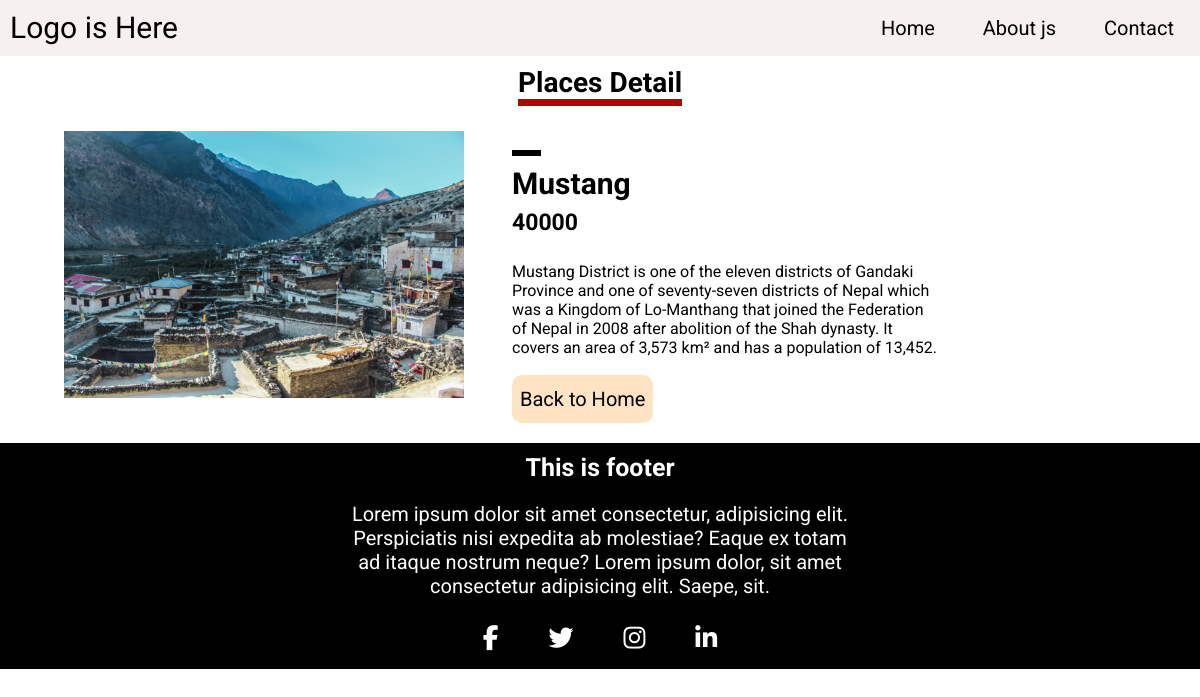
Screenshot of /home/3/ with the database file from the repository.
### travelapp/models.py (models this page shows, shortened)
class Places(models.Model):
    images = models.ImageField(upload_to="images/")
    name = models.CharField(max_length=30)
    detail = models.TextField()
    price = models.IntegerField()
    created = models.DateTimeField(auto_now_add=True)
    class Meta:
        verbose_name = "Place"
        verbose_name_plural = "Places"

### travelapp/views.py (the view)
# urls.py: path('home/<int:id>/', views.detail, name="detail"),
def detail(request, id):
    indvPlace = Places.objects.get(id=id)
    return render(request, 'travelapp/detail.html', {'indvPlace':indvPlace})

### travelapp/templates/travelapp/detail.html (shortened to what this page needs)
<!DOCTYPE html>
{% load static %}
<html lang="en">
<head>
    <link rel="stylesheet" href="{% static 'styles/style.css' %}">
</head>
<body>
    <header style="background-color: rgb(246, 240, 240);">
        <div class="logo">
            <a href="">Logo is Here</a>
        </div>
        <div class="nav" style="justify-content: center; align-items: center; padding: 6px 2px;" >
            <a href="{% url 'home' %}">Home</a>
            <a href="{% url 'aboutjs' %}"> About js</a>
            <a href="">Contact</a>
        </div>
    </header>
 <section  class="product-detail">
    <h1 class="maintopic"><span>Places Detail</span></h1>
<div class="prodetail">
   <div class="imgsection">
    <img src="{{indvPlace.images.url}}" alt="">
   </div>
   <div class="detailsection">
    <span class="blank">yuiu</span>
    <h1>{{indvPlace.name}}</h1>
    <h3>{{indvPlace.price}}</h3>
    <p class="detail">{{indvPlace.detail}}</p>
    <a href="{% url 'home' %}">Back to Home</a>
   </div>
</div>
 </section>
    <footer class="footer">
        <div class="mainfooter">
            <h2>This is footer</h2>
            <p>Lorem ipsum dolor sit amet consectetur, adipisicing elit.
            Perspiciatis nisi expedita ab molestiae? Eaque ex totam ad itaque nostrum neque?
        Lorem ipsum dolor, sit amet consectetur adipisicing elit. Saepe, sit.</p>
        <div class="link">
            <i class="fa fa-facebook "></i>
            <i class="fa fa-twitter"></i>
            <i class="fa fa-instagram"></i>
            <i class="fa fa-linkedin"></i>
        </div>
        </div>
    </footer>
</body>
</html>

### static/styles/style.css (style rules this page uses)
* { margin: 0; padding: 0; font-family: 'Anek Malayalam', sans-serif; font-family: 'Poppins', sans-serif; font-family: 'Roboto', sans-serif; }
body { height: 100vh; }
header { display: flex; justify-content: space-between; padding: 10px 0px; width: 100%; }
header .logo a { padding: 10px; font-size: 30px; }
header a { text-decoration: none; color: black; }
header .nav a { font-size: 20px; padding: 6px 20px; border-radius: 8px; transition: all 0.2s ease; margin: 0 4px 0 0; }
footer { background: black; }
.mainfooter { margin: 0;padding: 0; width: 500px; margin: auto; text-align: center; }
footer h2 { font-size: 25px; }
footer p { font-size: 20px; }
footer h2, p { padding: 10px 0; color: white; }
footer .link { padding: 10px 0; text-align: center; }
footer .link i { color: white; font-size: 25px; margin: 0 10px; padding: 8px 13px; align-items: center; text-align: center; }
.product-detail { margin: 10px 0 ; width: 100%; }
.product-detail .maintopic { font-size: 28px; text-align: center; }
.product-detail .maintopic span { border-bottom: 7px solid #b10404; }
.prodetail { margin: 2rem 4rem; display: flex; }
.detailsection { width: 40%; margin-left: 3rem; }
.detailsection span.blank { content: none; border-bottom: 6px solid #000; color: white; }
.prodetail h1,h3 { margin-top: 0.5rem; }
.prodetail h1, .detail { justify-content: center; color: black; margin-top: 1rem; }
.prodetail h1 { font-size: 30px; }
.prodetail h3 { font-size: 23px; }
.prodetail .imgsection { width: 400px; }
.prodetail .imgsection img { width: 100%; overflow: hidden; }
.detailsection a { text-decoration: none; color: #000; font-size: 20px; padding: 0.6em 0.5rem; background-color: bisque; border-radius: 10px; }
.detailsection p { margin-bottom: 20px; }

### rows the page displays
Places: images (picture), name "Mustang", price "40000", detail "Mustang District is one of the eleven districts of Gandaki Province and one of seventy-seven districts of Nepal which was a Kingdom of Lo-Manthang that joined the Federation of Nepal in 2008 after abolition of the Shah dynasty. It covers an area of 3,573 km² and has a population of 13,452."
